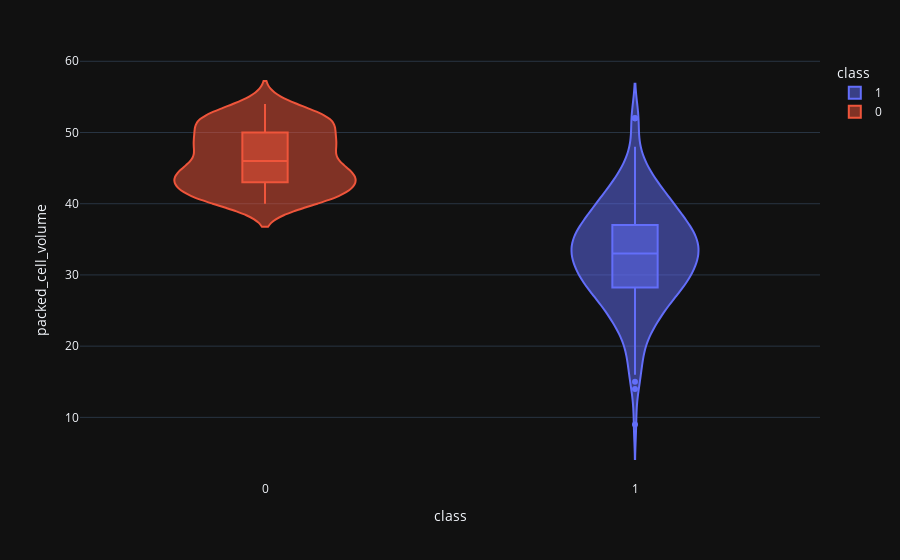

Notebook source saved alongside this figure:
### Code cell
violin('packed_cell_volume')

### Figure 1 — Plotly figure (JSON) as saved in the notebook; plotly's stock layout.template omitted (floating-point values rounded to 4 significant figures; data arrays with more than 128 entries replaced by an {"elided": "..."} marker saying what was removed)
{"data": [{"alignmentgroup": "True", "box": {"visible": true}, "hovertemplate": "class=%{x}<br>packed_cell_volume=%{y}<extra></extra>", "legendgroup": "1", "marker": {"color": "#636efa"}, "name": "1", "offsetgroup": "1", "orientation": "v", "scalegroup": "True", "showlegend": true, "type": "violin", "x": {"elided": "250 int values"}, "x0": " ", "xaxis": "x", "y": {"elided": "250 float values"}, "y0": " ", "yaxis": "y"}, {"alignmentgroup": "True", "box": {"visible": true}, "hovertemplate": "class=%{x}<br>packed_cell_volume=%{y}<extra></extra>", "legendgroup": "0", "marker": {"color": "#EF553B"}, "name": "0", "offsetgroup": "0", "orientation": "v", "scalegroup": "True", "showlegend": true, "type": "violin", "x": {"elided": "150 int values"}, "x0": " ", "xaxis": "x", "y": {"elided": "150 float values"}, "y0": " ", "yaxis": "y"}], "layout": {"legend": {"title": {"text": "class"}, "tracegroupgap": 0}, "margin": {"t": 60}, "violinmode": "overlay", "xaxis": {"anchor": "y", "categoryarray": [1, 0], "categoryorder": "array", "domain": [0, 1], "title": {"text": "class"}}, "yaxis": {"anchor": "x", "domain": [0, 1], "title": {"text": "packed_cell_volume"}}}}
